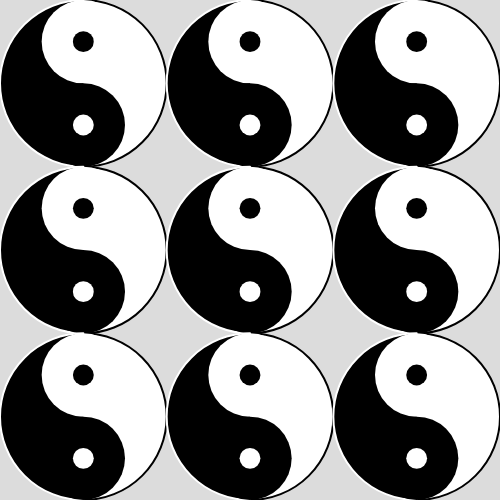
Frame 1 (no input)
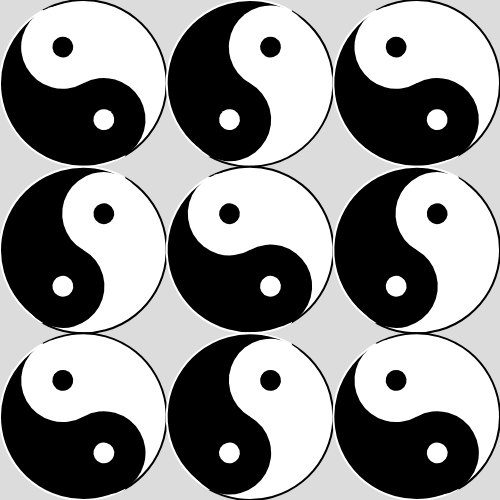
Frame 60 (no input)
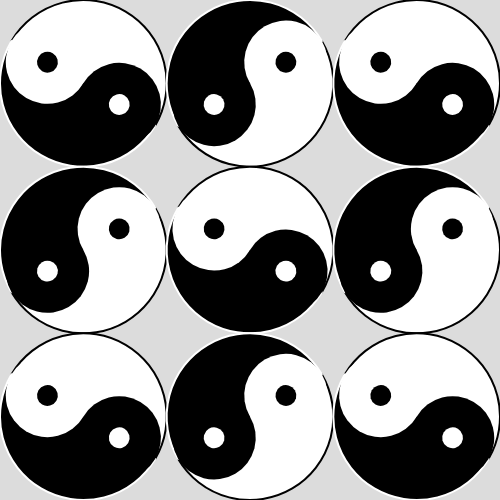
Frame 120 (the mouse pressed at the canvas centre since frame 60)

The p5.js sketch that drew these frames (run headless with seeded random() and noise() and a simulated clock; from frame 60 on, the mouse is pressed at the canvas centre):

// p5.js sketch
// ── sketch.js
// https://editor.p5js.org/jht1493/sketches/oBhfUAf_c
// Yin and Yang array

// let ob2 = {};
let objs = [];
let ngrid = 3;

function setup() {
  createCanvas(500, 500);
  noStroke();

  // ob2.xloc = width / 2;
  // ob2.yloc = height / 2;
  // ob2.xsize = width / 2;
  // ob2.ysize = height / 2;
  // ob2.angle = radians(90);
  // ob2.astep = radians(-0.5);

  let xsize = width / ngrid;
  let ysize = height / ngrid;
  let astep = 0.5;
  let dir = -1;
  
  for (let y = 0; y < height; y += xsize) {
    for (let x = 0; x < width; x += ysize) {
      
      // Create a new object for this x & y location
      let ob1 = {};
      ob1.xloc = x + xsize / 2;
      ob1.yloc = y + ysize / 2;
      ob1.xsize = xsize;
      ob1.ysize = xsize;
      ob1.angle = radians(-90);
      // Each shape will have alternating spin
      ob1.astep = radians(astep * dir);
      
      // Add the object the array
      objs.push(ob1);
      
      // Change the direction of the spin
      dir = dir * -1;
    }
  }
}

function draw() {
  background(220);
  // draw_yinyang(ob2);
  for (let index = 0; index < objs.length; index++) {
    let aob = objs[index]
    draw_yinyang(aob);
  }
  // for ... of is concise form of the above for loop
  // for (let aob of objs) {
  //   draw_yinyang(aob);
  // }
}

function draw_yinyang(ob) {
  push();

  translate(ob.xloc, ob.yloc);
  rotate(ob.angle);

  strokeWeight(2);
  stroke(0);
  fill(255);
  arc(0, 0, ob.xsize, ob.ysize, 0, PI);
  stroke(255);
  fill(0);
  arc(0, 0, ob.xsize, ob.ysize, PI, TWO_PI);
  noStroke();
  fill(255);
  ellipse(ob.xsize / 4, 0, ob.xsize / 2, ob.ysize / 2);
  fill(0);
  ellipse(-ob.xsize / 4, 0, ob.xsize / 2, ob.ysize / 2);
  fill(255);
  ellipse(-ob.xsize / 4, 0, ob.xsize / 8, ob.ysize / 8);
  fill(0);
  ellipse(ob.xsize / 4, 0, ob.xsize / 8, ob.ysize / 8);

  pop();

  ob.angle += ob.astep;
}

// https://editor.p5js.org/jht1493/sketches/Qm20nAEJD
// Yin and Yang duo

// https://editor.p5js.org/jht1493/sketches/Dlu-w9dla
// Yin and Yang parameters

// https://editor.p5js.org/jht1493/sketches/D9oMUvxe1
// Yin and Yang func

// https://editor.p5js.org/Antman/sketches/HyKLFwHiX
// Yin and Yang by Antman
